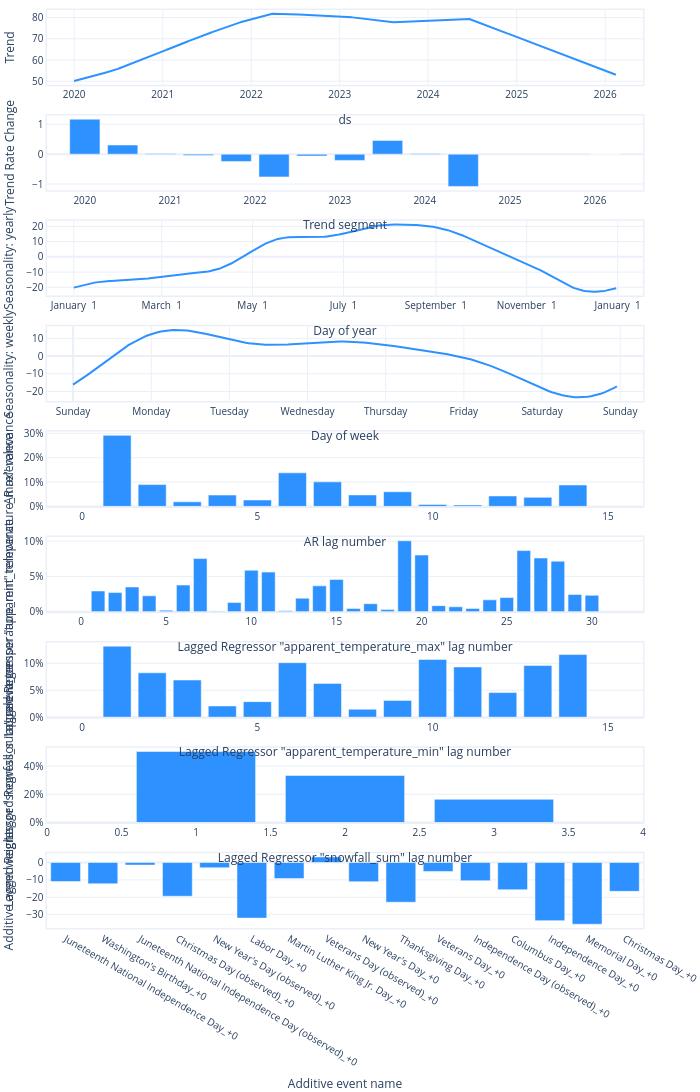

Source (notebook cell):
### Code cell
model.plot_parameters()

### Figure 1 — Plotly figure (JSON) as saved in the notebook; plotly's stock layout.template omitted (floating-point values rounded to 4 significant figures; data arrays with more than 128 entries replaced by an {"elided": "..."} marker saying what was removed)
{"data": [{"fill": "none", "line": {"color": "#2d92ff", "width": 2}, "mode": "lines", "name": "Trend", "type": "scatter", "x": {"elided": "2237 str values"}, "xaxis": "x", "y": {"elided": "2237 float values"}, "yaxis": "y"}, {"marker": {"color": "#2d92ff"}, "name": "Trend Rate Change", "type": "bar", "x": ["2020-01-01T00:00:00", "2020-06-11T14:50:10.909091", "2020-11-21T05:40:21.818182", "2021-05-02T20:30:32.727273", "2021-10-12T11:20:43.636364", "2022-03-24T02:10:54.545455", "2022-09-02T17:01:05.454545", "2023-02-12T07:51:16.363636", "2023-07-24T22:41:27.272727", "2024-01-03T13:31:38.181818", "2024-06-14T04:21:49.090909", "2026-02-14T00:00:00"], "xaxis": "x2", "y": [1.172, 0.3061, 0.01859, -0.04691, -0.2449, -0.7632, -0.06338, -0.2091, 0.46, 0.02097, -1.081, 0], "yaxis": "y2"}, {"fill": "none", "line": {"color": "#2d92ff", "width": 2}, "mode": "lines", "name": "yearly", "type": "scatter", "x": {"elided": "365 str values"}, "xaxis": "x3", "y": {"elided": "365 float values"}, "yaxis": "y3"}, {"fill": "none", "line": {"color": "#2d92ff", "width": 2}, "mode": "lines", "name": "weekly", "type": "scatter", "x": {"elided": "168 int values"}, "xaxis": "x4", "y": {"elided": "168 float values"}, "yaxis": "y4"}, {"marker": {"color": "#2d92ff"}, "name": "AR", "type": "bar", "x": [14, 13, 12, 11, 10, 9, 8, 7, 6, 5, 4, 3, 2, 1], "xaxis": "x5", "y": [0.08797, 0.03721, 0.04291, 0.00596, 0.007837, 0.06002, 0.04707, 0.1007, 0.1377, 0.02633, 0.04657, 0.01872, 0.08947, 0.2916], "yaxis": "y5"}, {"marker": {"color": "#2d92ff"}, "name": "Lagged Regressor \"apparent_temperature_max\"", "type": "bar", "x": [30, 29, 28, 27, 26, 25, 24, 23, 22, 21, 20, 19, 18, 17, 16, 15, 14, 13, 12, 11, 10, 9, 8, 7, 6, 5, 4, 3, 2, 1], "xaxis": "x6", "y": [0.02324, 0.02438, 0.07151, 0.07601, 0.08647, 0.02008, 0.01686, 0.004743, 0.007067, 0.008686, 0.08018, 0.1004, 0.003088, 0.01146, 0.004577, 0.04574, 0.03665, 0.01922, 0.001495, 0.05611, 0.05874, 0.01318, 0.0007266, 0.07519, 0.03778, 0.002272, 0.02258, 0.03508, 0.02714, 0.02937], "yaxis": "y6"}, {"marker": {"color": "#2d92ff"}, "name": "Lagged Regressor \"apparent_temperature_min\"", "type": "bar", "x": [14, 13, 12, 11, 10, 9, 8, 7, 6, 5, 4, 3, 2, 1], "xaxis": "x7", "y": [0.1161, 0.09571, 0.0456, 0.09324, 0.1071, 0.03117, 0.01481, 0.06267, 0.1011, 0.02884, 0.02083, 0.06892, 0.08231, 0.1317], "yaxis": "y7"}, {"marker": {"color": "#2d92ff"}, "name": "Lagged Regressor \"snowfall_sum\"", "type": "bar", "x": [3, 2, 1], "xaxis": "x8", "y": [0.1647, 0.3329, 0.5025], "yaxis": "y8"}, {"marker": {"color": "#2d92ff"}, "name": "Additive event", "type": "bar", "width": 0.8, "x": ["Juneteenth National Independence Day_+0", "Washington's Birthday_+0", "Juneteenth National Independence Day (observed)_+0", "Christmas Day (observed)_+0", "New Year's Day (observed)_+0", "Labor Day_+0", "Martin Luther King Jr. Day_+0", "Veterans Day (observed)_+0", "New Year's Day_+0", "Thanksgiving Day_+0", "Veterans Day_+0", "Independence Day (observed)_+0", "Columbus Day_+0", "Independence Day_+0", "Memorial Day_+0", "Christmas Day_+0"], "xaxis": "x9", "y": [-10.95, -12.24, -1.484, -19.42, -3.015, -32.02, -9.275, 3.205, -11.01, -22.87, -5.163, -10.48, -15.68, -33.48, -35.57, -16.62], "yaxis": "y9"}], "layout": {"autosize": true, "font": {"size": 10}, "height": 1890, "hovermode": "x unified", "margin": {"b": 0, "l": 0, "pad": 0, "r": 10, "t": 10}, "showlegend": false, "title": {"font": {"size": 12}}, "width": 700, "xaxis": {"anchor": "y", "domain": [0, 1], "linewidth": 1.5, "mirror": true, "range": ["2019-09-11T00:00:00", "2026-06-06T00:00:00"], "showline": true, "title": {"text": "ds"}, "type": "date"}, "xaxis2": {"anchor": "y2", "domain": [0, 1], "linewidth": 1.5, "mirror": true, "range": ["2019-07-22T09:09:49.090909", "2026-07-26T14:50:10.909091"], "showline": true, "title": {"text": "Trend segment"}, "type": "date"}, "xaxis3": {"anchor": "y3", "domain": [0, 1], "linewidth": 1.5, "mirror": true, "range": ["2016-12-14T00:00:00", "2018-01-18T00:00:00"], "showline": true, "tickformat": "%B %e", "title": {"text": "Day of year"}}, "xaxis4": {"anchor": "y4", "domain": [0, 1], "linewidth": 1.5, "mirror": true, "range": [-8, 175], "showline": true, "tickmode": "array", "ticktext": ["Sunday", "Monday", "Tuesday", "Wednesday", "Thursday", "Friday", "Saturday", "Sunday", "Sunday"], "tickvals": [0, 24, 48, 72, 96, 120, 144, 168, 192], "title": {"text": "Day of week"}}, "xaxis5": {"anchor": "y5", "domain": [0, 1], "linewidth": 1.5, "mirror": true, "range": [-1, 16], "showline": true, "title": {"text": "AR lag number"}}, "xaxis6": {"anchor": "y6", "domain": [0, 1], "linewidth": 1.5, "mirror": true, "range": [-2, 33], "showline": true, "title": {"text": "Lagged Regressor \"apparent_temperature_max\" lag number"}}, "xaxis7": {"anchor": "y7", "domain": [0, 1], "linewidth": 1.5, "mirror": true, "range": [-1, 16], "showline": true, "title": {"text": "Lagged Regressor \"apparent_temperature_min\" lag number"}}, "xaxis8": {"anchor": "y8", "domain": [0, 1], "linewidth": 1.5, "mirror": true, "range": [0, 4], "showline": true, "title": {"text": "Lagged Regressor \"snowfall_sum\" lag number"}}, "xaxis9": {"anchor": "y9", "domain": [0, 1], "linewidth": 1.5, "mirror": true, "showline": true, "title": {"text": "Additive event name"}}, "yaxis": {"anchor": "x", "domain": [0.9185, 1], "linewidth": 1.5, "mirror": true, "rangemode": "normal", "showline": true, "title": {"text": "Trend"}}, "yaxis2": {"anchor": "x2", "domain": [0.8037, 0.8852], "linewidth": 1.5, "mirror": true, "rangemode": "normal", "showline": true, "title": {"text": "Trend Rate Change"}}, "yaxis3": {"anchor": "x3", "domain": [0.6889, 0.7704], "linewidth": 1.5, "mirror": true, "rangemode": "normal", "showline": true, "title": {"text": "Seasonality: yearly"}}, "yaxis4": {"anchor": "x4", "domain": [0.5741, 0.6556], "linewidth": 1.5, "mirror": true, "rangemode": "normal", "showline": true, "title": {"text": "Seasonality: weekly"}}, "yaxis5": {"anchor": "x5", "domain": [0.4593, 0.5407], "linewidth": 1.5, "mirror": true, "rangemode": "normal", "showline": true, "tickformat": ",.0%", "title": {"text": "AR relevance"}}, "yaxis6": {"anchor": "x6", "domain": [0.3444, 0.4259], "linewidth": 1.5, "mirror": true, "rangemode": "normal", "showline": true, "tickformat": ",.0%", "title": {"text": "Lagged Regressor \"apparent_temperature_max\" relevance"}}, "yaxis7": {"anchor": "x7", "domain": [0.2296, 0.3111], "linewidth": 1.5, "mirror": true, "rangemode": "normal", "showline": true, "tickformat": ",.0%", "title": {"text": "Lagged Regressor \"apparent_temperature_min\" relevance"}}, "yaxis8": {"anchor": "x8", "domain": [0.1148, 0.1963], "linewidth": 1.5, "mirror": true, "rangemode": "normal", "showline": true, "tickformat": ",.0%", "title": {"text": "Lagged Regressor \"snowfall_sum\" relevance"}}, "yaxis9": {"anchor": "x9", "domain": [0, 0.08148], "linewidth": 1.5, "mirror": true, "rangemode": "normal", "showline": true, "title": {"text": "Additive event weight"}}}}
